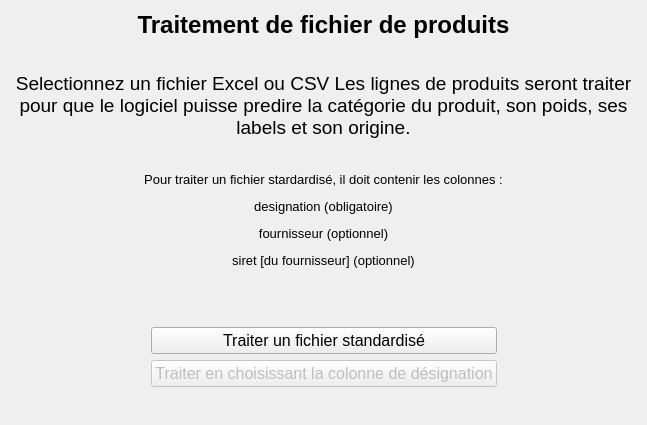
<?xml version="1.0" encoding="UTF-8"?>
<ui version="4.0">
 <class>Form</class>
 <widget class="QWidget" name="Form">
  <property name="geometry">
   <rect>
    <x>0</x>
    <y>0</y>
    <width>647</width>
    <height>425</height>
   </rect>
  </property>
  <property name="sizePolicy">
   <sizepolicy hsizetype="Expanding" vsizetype="Expanding">
    <horstretch>0</horstretch>
    <verstretch>0</verstretch>
   </sizepolicy>
  </property>
  <property name="font">
   <font>
    <pointsize>12</pointsize>
   </font>
  </property>
  <property name="windowTitle">
   <string>Form</string>
  </property>
  <layout class="QVBoxLayout" name="verticalLayout_2">
   <item>
    <widget class="QLabel" name="label">
     <property name="text">
      <string>&lt;html&gt;&lt;head/&gt;&lt;body&gt;&lt;p align=&quot;center&quot;&gt;&lt;span style=&quot; font-size:18pt; font-weight:700;&quot;&gt;Traitement de fichier de produits&lt;/span&gt;&lt;/p&gt;&lt;/body&gt;&lt;/html&gt;</string>
     </property>
    </widget>
   </item>
   <item>
    <spacer name="verticalSpacer_3">
     <property name="orientation">
      <enum>Qt::Orientation::Vertical</enum>
     </property>
     <property name="sizeHint" stdset="0">
      <size>
       <width>20</width>
       <height>40</height>
      </size>
     </property>
    </spacer>
   </item>
   <item>
    <widget class="QLabel" name="label_2">
     <property name="lineWidth">
      <number>0</number>
     </property>
     <property name="text">
      <string>&lt;html&gt;&lt;head/&gt;&lt;body&gt;&lt;p align=&quot;center&quot;&gt;&lt;span style=&quot; font-size:14pt;&quot;&gt;Selectionnez un fichier Excel ou CSV Les lignes de produits seront traiter pour que le logiciel puisse predire la catégorie du produit, son poids, ses labels et son origine.&lt;/span&gt;&lt;/p&gt;&lt;/body&gt;&lt;/html&gt;</string>
     </property>
     <property name="wordWrap">
      <bool>true</bool>
     </property>
     <property name="margin">
      <number>0</number>
     </property>
     <property name="indent">
      <number>0</number>
     </property>
    </widget>
   </item>
   <item>
    <spacer name="verticalSpacer_4">
     <property name="orientation">
      <enum>Qt::Orientation::Vertical</enum>
     </property>
     <property name="sizeHint" stdset="0">
      <size>
       <width>20</width>
       <height>40</height>
      </size>
     </property>
    </spacer>
   </item>
   <item>
    <widget class="QLabel" name="label_3">
     <property name="text">
      <string>&lt;html&gt;&lt;head/&gt;&lt;body&gt;&lt;p align=&quot;center&quot;&gt;&lt;span style=&quot; font-size:10pt;&quot;&gt;Pour traiter un fichier stardardisé, il doit contenir les colonnes :&lt;/span&gt;&lt;/p&gt;&lt;p align=&quot;center&quot;&gt;&lt;span style=&quot; font-size:10pt;&quot;&gt;designation (obligatoire)&lt;/span&gt;&lt;/p&gt;&lt;p align=&quot;center&quot;&gt;&lt;span style=&quot; font-size:10pt;&quot;&gt;fournisseur (optionnel)&lt;/span&gt;&lt;/p&gt;&lt;p align=&quot;center&quot;&gt;&lt;span style=&quot; font-size:10pt;&quot;&gt;siret [du fournisseur] (optionnel)&lt;/span&gt;&lt;/p&gt;&lt;/body&gt;&lt;/html&gt;</string>
     </property>
     <property name="wordWrap">
      <bool>true</bool>
     </property>
    </widget>
   </item>
   <item>
    <spacer name="verticalSpacer_5">
     <property name="orientation">
      <enum>Qt::Orientation::Vertical</enum>
     </property>
     <property name="sizeHint" stdset="0">
      <size>
       <width>20</width>
       <height>40</height>
      </size>
     </property>
    </spacer>
   </item>
   <item>
    <spacer name="verticalSpacer">
     <property name="orientation">
      <enum>Qt::Orientation::Vertical</enum>
     </property>
     <property name="sizeHint" stdset="0">
      <size>
       <width>20</width>
       <height>40</height>
      </size>
     </property>
    </spacer>
   </item>
   <item>
    <layout class="QGridLayout" name="gridLayout">
     <item row="1" column="1">
      <widget class="QPushButton" name="b_Traitement_Choix">
       <property name="enabled">
        <bool>false</bool>
       </property>
       <property name="text">
        <string>Traiter en choisissant la colonne de désignation</string>
       </property>
       <attribute name="buttonGroup">
        <string notr="true">buttonGroup</string>
       </attribute>
      </widget>
     </item>
     <item row="0" column="1">
      <widget class="QPushButton" name="b_Traitement_Stardard">
       <property name="text">
        <string>Traiter un fichier standardisé</string>
       </property>
       <attribute name="buttonGroup">
        <string notr="true">buttonGroup</string>
       </attribute>
      </widget>
     </item>
     <item row="0" column="0">
      <spacer name="horizontalSpacer">
       <property name="orientation">
        <enum>Qt::Orientation::Horizontal</enum>
       </property>
       <property name="sizeHint" stdset="0">
        <size>
         <width>40</width>
         <height>20</height>
        </size>
       </property>
      </spacer>
     </item>
     <item row="0" column="2">
      <spacer name="horizontalSpacer_2">
       <property name="orientation">
        <enum>Qt::Orientation::Horizontal</enum>
       </property>
       <property name="sizeHint" stdset="0">
        <size>
         <width>40</width>
         <height>20</height>
        </size>
       </property>
      </spacer>
     </item>
    </layout>
   </item>
   <item>
    <spacer name="verticalSpacer_2">
     <property name="orientation">
      <enum>Qt::Orientation::Vertical</enum>
     </property>
     <property name="sizeHint" stdset="0">
      <size>
       <width>20</width>
       <height>40</height>
      </size>
     </property>
    </spacer>
   </item>
  </layout>
 </widget>
 <resources/>
 <connections/>
 <buttongroups>
  <buttongroup name="buttonGroup"/>
 </buttongroups>
</ui>
